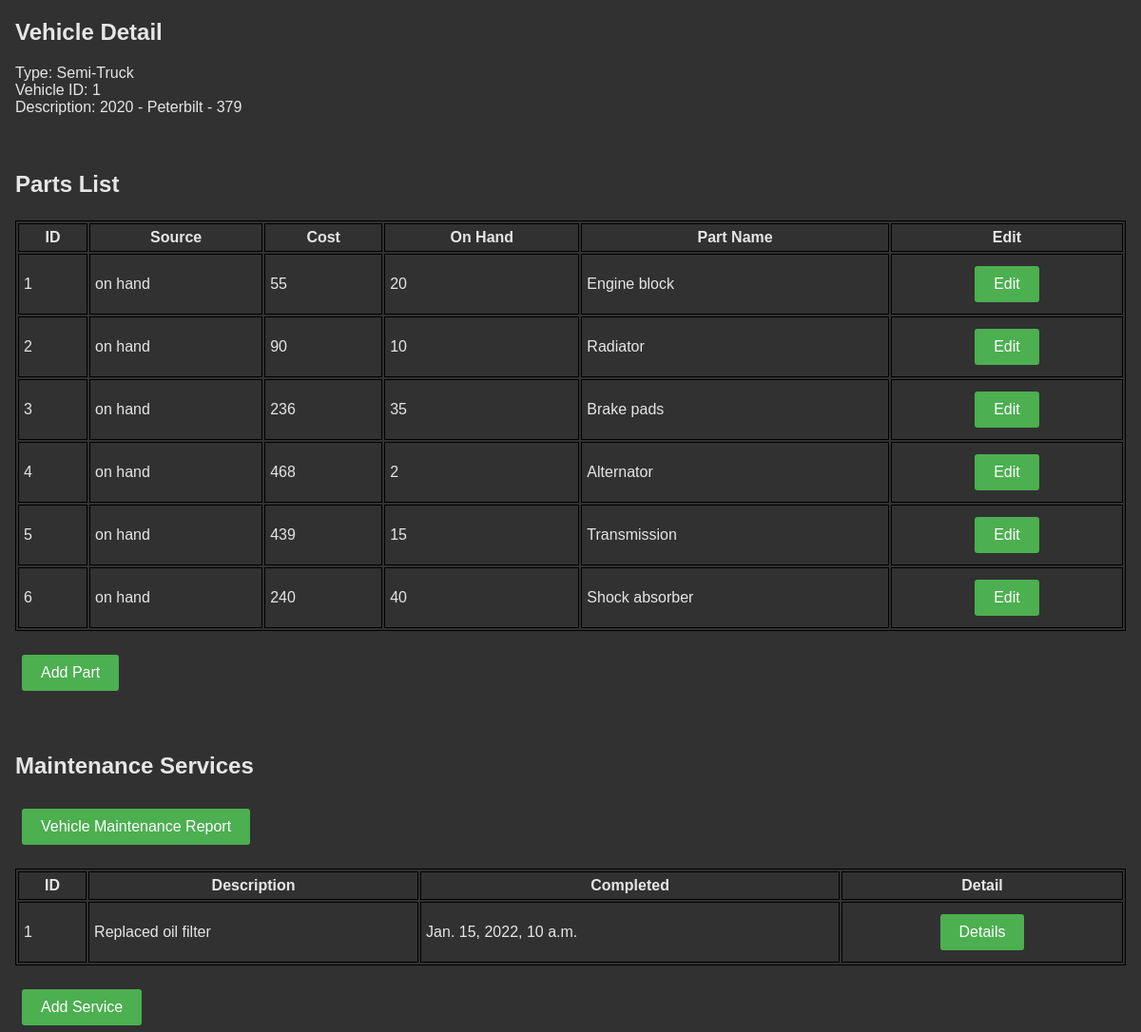
/vehiclesDetail/1/, run on the app's committed database.
### truckr/models.py (models this page shows)
class vehicle(models.Model):
    vehID = models.IntegerField(primary_key = True)
    make = models.CharField(max_length  = 20)
    model = models.CharField(max_length = 20)
    year = models.IntegerField()
    vehType = models.CharField(max_length = 20)
    loadCapacity = models.IntegerField()
    height = models.IntegerField()
    partsList = models.IntegerField()

class maintenance(models.Model):
    maintID = models.IntegerField(primary_key = True)
    vehID = models.IntegerField()
    description = models.CharField(max_length = 30)
    completed = models.DateTimeField()
    partsList = models.IntegerField()

### truckr/views.py (the view)
# urls.py: path('vehiclesDetail/<int:ID>/', views.vehiclesDetail, name = 'vehiclesDetail'),
def vehiclesDetail(request, ID):
    username = request.user.username
    nav = navigation(username)
    veh = vehicle.objects.raw("SELECT * FROM truckr_vehicle WHERE vehID = %s;", [ID] )
    parts = vehicle.objects.raw("SELECT * FROM truckr_vehicle JOIN truckr_partslist ON truckr_vehicle.partsList = truckr_partslist.listID JOIN truckr_part ON truckr_partslist.partID = truckr_part.partID WHERE truckr_vehicle.vehID = %s;", [ID])
    maint = maintenance.objects.raw("SELECT * FROM truckr_maintenance WHERE vehID = %s;",[ID] )
    context = {'veh': veh, 'nav': nav, 'parts':parts, 'maint':maint,}
    return(render(request, 'truckr/vehiclesDetail.html', context))

### truckr/views.py (called while the page is built)
def navigation(username):
    nav = navbar.objects.raw(""" SELECT * FROM truckr_employee JOIN truckr_account ON truckr_employee.employeeID = truckr_account.employeeID JOIN truckr_navbar ON truckr_account.accountType = truckr_navbar.accountType WHERE truckr_employee.username = '%s' ORDER BY id; """ % username)
    return nav

### truckr/templates/truckr/vehiclesDetail.html (shortened to what this page needs)
{% load static %}
<!DOCTYPE html>
<html>
  <head>
    <link rel="stylesheet" type="text/css" href="{% static 'css/style.css'%}">
  </head>
<body>
	<h2>Vehicle Detail</h2>
	{% for v in veh%}
	Type: {{v.vehType}} <br>
	Vehicle ID: {{v.vehID}}  <br>
	Description: {{v.year}} - {{v.make}} - {{v.model}} <br>
	{% endfor %}
	<br>
	<h3>Parts List</h3>
<table style="width:100%">
       	<tr>
	       	<th>ID</th>
		<th>Source</th>
	       	<th>Cost</th>
	       	<th>On Hand</th>
	       	<th>Part Name</th>
		<th>Edit</th>
       	</tr>
{% if parts%}
	{% for item in parts%}
	<tr>
		<td>{{item.partID}}</td>
		<td>{{item.source}}</td>
		<td>{{item.cost}}</td>
		<td>{{item.onHand}}</td>
		<td>{{item.partName}}</td>
		<td style = text-align:center> <button type="button" onclick="window.location.href='/admin/truckr/partslist/{{item.id}}/change/';">Edit</button></td>
	</tr>
	{% endfor %}
{% else %}
	<p>No parts are available.</p>
{% endif %}
</table>
<br>
<button type="button" onclick="window.location.href='/admin/truckr/partslist/add/';">Add Part</button>
<br>
<br>
<h3>Maintenance Services</h3>
	{% for v in veh%}
		<button type="button" onclick="window.location.href='/vehicleReport/{{v.vehID}}/';">Vehicle Maintenance Report</button>
	{% endfor %}
	<br><br>
<table style="width:100%">
       	<tr>
	       	<th>ID</th>
		<th>Description</th>
		<th>Completed</th>
		<th>Detail</th>
	</tr>
{% if maint %}
{% for m in maint %}
	<tr>
		<td>{{m.maintID}}</td>
		<td>{{m.description}}</td>
		<td>{{m.completed}}</td>
		<td style = text-align:center><button type="button" onclick="window.location.href='/maintenanceDetail/{{m.maintID}}/';">Details</button></td>
	</tr>
{% endfor %}
{% endif %}
</table>
<br>
<button type="button" onclick="window.location.href='/admin/truckr/maintenance/add/';">Add Service</button>
<br>
</body>
</html>

### static/css/style.css (style rules this page uses)
body { font-family: Arial, sans-serif; background-color: #313131; color:#e6e6e6; margin: 0; padding: 0; margin-left:1em; margin-right:1em; }
h3 { font-size: 24px; margin-top: 40px; }
button { background-color: #4CAF50; border: none; border-radius: 3px; color: #fff; cursor: pointer; font-size: 16px; margin: 7px; padding: 10px 20px; text-align: center; text-decoration: none; }
table, th, td { border:1px solid black; }
th, td { margin-left: 5px; padding: 5px; }

### data on the page
vehicle: vehType "Semi-Truck", vehID "1", year "2020", make "Peterbilt", model "379", partID "1", source "on hand", cost "55", onHand "20", partName "Engine block", partID "2", cost "90", onHand "10", partName "Radiator", partID "3", cost "236", onHand "35", partName "Brake pads", partID "4", cost "468", onHand "2", partName "Alternator", partID "5", cost "439", onHand "15", partName "Transmission", partID "6", cost "240", onHand "40", partName "Shock absorber"
maintenance: maintID "1", description "Replaced oil filter", completed "Jan. 15, 2022, 10 a.m."
